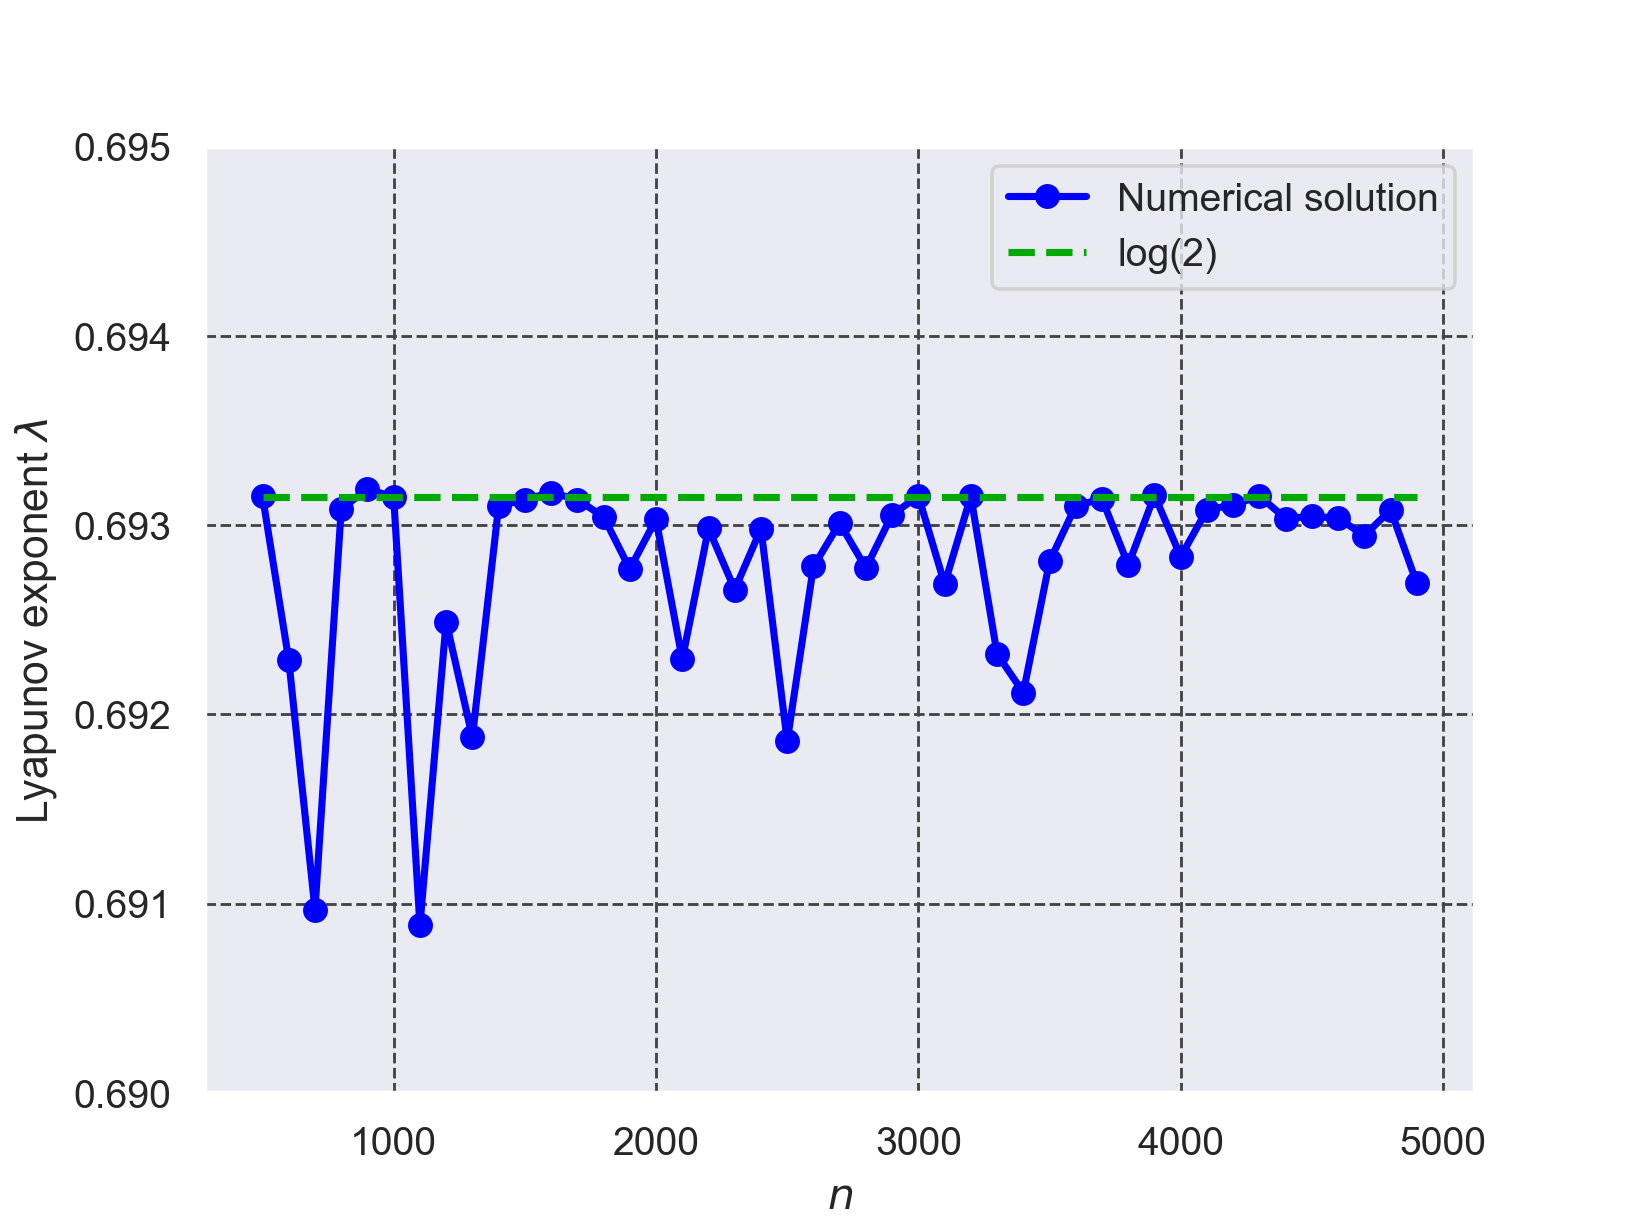

Generate this figure with Python:
import csv
import seaborn as sns
from io import BytesIO
import matplotlib.pyplot as plt
from mpl_toolkits.mplot3d import Axes3D
from PIL import Image
from matplotlib.animation import FuncAnimation
import numpy as np

sns.set(style="darkgrid")

fig = plt.figure(dpi=256)
N = 5000
X = []
Y2 = []
Y3 = []
for n in range(500, N, 100):
    x1 = 0.1
    x = x1
    Y = []
    for k in range(0, n, 1):
        x = 4.0 * x * (1.0 - x)
        Y.append(np.log(np.fabs(4.0 * (1.0 - 2.0 * x))))

    ave = sum(Y) / len(Y)
    print(ave)
    X.append(n)
    Y2.append(ave)
    Y3.append(np.log(2))
print(X)
print(Y2)
plt.plot(X, Y2, "-o", linewidth=2, label="Numerical solution", color="#0000FF")
plt.plot(X, Y3, "--", linewidth=2, label="log(2)", color="#00AA00")
ans = Y2.pop()
print(ans)
e = np.fabs((np.log(2) - ans) / np.log(2)) * 100
print("Relative error=%f" % e)
plt.legend()
plt.ylim(0.69, 0.695)

GRID_COLOR = "#444444"
GRID_LINE_WIDTH = 0.8
plt.grid(which="both", color=GRID_COLOR, linestyle="--", linewidth=GRID_LINE_WIDTH)


plt.xlabel(r"$n$")
plt.ylabel(r"Lyapunov exponent $\lambda$")
plt.rcParams["font.size"] = 33

plt.savefig("lyapunov_plot.png")
